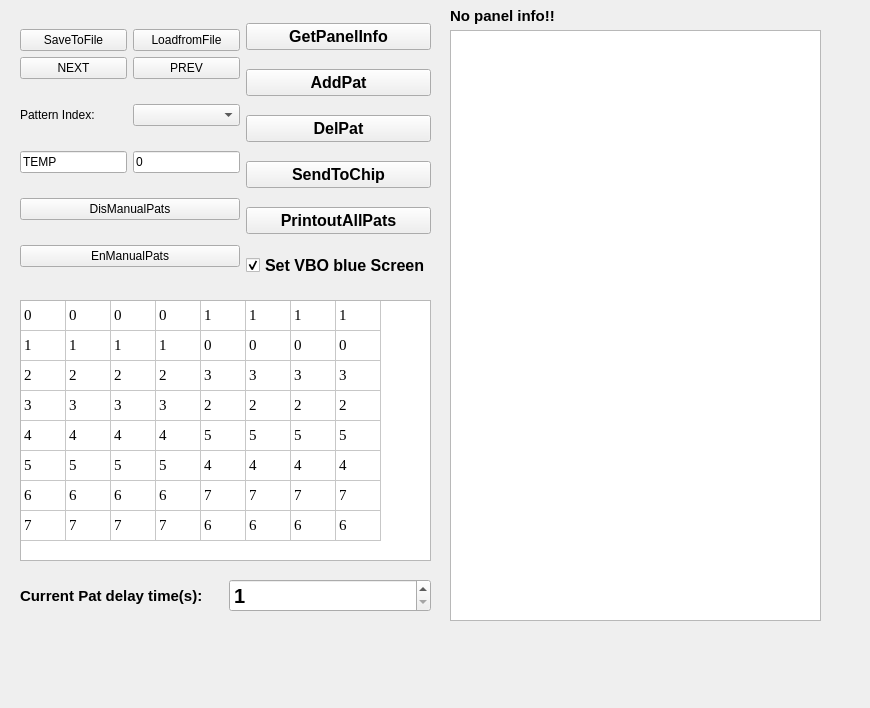
<?xml version="1.0" encoding="UTF-8"?>
<ui version="4.0">
 <class>Form_TestPattern</class>
 <widget class="QWidget" name="Form_TestPattern">
  <property name="geometry">
   <rect>
    <x>0</x>
    <y>0</y>
    <width>870</width>
    <height>708</height>
   </rect>
  </property>
  <property name="windowTitle">
   <string>Form_TestPattern</string>
  </property>
  <widget class="QPlainTextEdit" name="plainTextEdi_pats">
   <property name="geometry">
    <rect>
     <x>450</x>
     <y>30</y>
     <width>371</width>
     <height>591</height>
    </rect>
   </property>
   <property name="readOnly">
    <bool>true</bool>
   </property>
  </widget>
  <widget class="QTableWidget" name="tableWidget_pattern">
   <property name="geometry">
    <rect>
     <x>20</x>
     <y>300</y>
     <width>411</width>
     <height>261</height>
    </rect>
   </property>
   <property name="font">
    <font>
     <family>Times New Roman</family>
     <pointsize>11</pointsize>
     <weight>50</weight>
     <bold>false</bold>
    </font>
   </property>
   <property name="layoutDirection">
    <enum>Qt::LeftToRight</enum>
   </property>
   <property name="autoFillBackground">
    <bool>false</bool>
   </property>
   <property name="locale">
    <locale language="English" country="UnitedStates"/>
   </property>
   <property name="inputMethodHints">
    <set>Qt::ImhDigitsOnly|Qt::ImhNoAutoUppercase|Qt::ImhUppercaseOnly</set>
   </property>
   <property name="rowCount">
    <number>8</number>
   </property>
   <property name="columnCount">
    <number>8</number>
   </property>
   <attribute name="horizontalHeaderVisible">
    <bool>false</bool>
   </attribute>
   <attribute name="horizontalHeaderDefaultSectionSize">
    <number>45</number>
   </attribute>
   <attribute name="horizontalHeaderMinimumSectionSize">
    <number>21</number>
   </attribute>
   <attribute name="verticalHeaderVisible">
    <bool>false</bool>
   </attribute>
   <attribute name="verticalHeaderHighlightSections">
    <bool>true</bool>
   </attribute>
   <row/>
   <row/>
   <row/>
   <row/>
   <row/>
   <row/>
   <row/>
   <row/>
   <column/>
   <column/>
   <column/>
   <column/>
   <column/>
   <column/>
   <column/>
   <column/>
   <item row="0" column="0">
    <property name="text">
     <string>0</string>
    </property>
   </item>
   <item row="0" column="1">
    <property name="text">
     <string>0</string>
    </property>
   </item>
   <item row="0" column="2">
    <property name="text">
     <string>0</string>
    </property>
   </item>
   <item row="0" column="3">
    <property name="text">
     <string>0</string>
    </property>
   </item>
   <item row="0" column="4">
    <property name="text">
     <string>1</string>
    </property>
   </item>
   <item row="0" column="5">
    <property name="text">
     <string>1</string>
    </property>
   </item>
   <item row="0" column="6">
    <property name="text">
     <string>1</string>
    </property>
   </item>
   <item row="0" column="7">
    <property name="text">
     <string>1</string>
    </property>
   </item>
   <item row="1" column="0">
    <property name="text">
     <string>1</string>
    </property>
   </item>
   <item row="1" column="1">
    <property name="text">
     <string>1</string>
    </property>
   </item>
   <item row="1" column="2">
    <property name="text">
     <string>1</string>
    </property>
   </item>
   <item row="1" column="3">
    <property name="text">
     <string>1</string>
    </property>
   </item>
   <item row="1" column="4">
    <property name="text">
     <string>0</string>
    </property>
   </item>
   <item row="1" column="5">
    <property name="text">
     <string>0</string>
    </property>
   </item>
   <item row="1" column="6">
    <property name="text">
     <string>0</string>
    </property>
   </item>
   <item row="1" column="7">
    <property name="text">
     <string>0</string>
    </property>
   </item>
   <item row="2" column="0">
    <property name="text">
     <string>2</string>
    </property>
   </item>
   <item row="2" column="1">
    <property name="text">
     <string>2</string>
    </property>
   </item>
   <item row="2" column="2">
    <property name="text">
     <string>2</string>
    </property>
   </item>
   <item row="2" column="3">
    <property name="text">
     <string>2</string>
    </property>
   </item>
   <item row="2" column="4">
    <property name="text">
     <string>3</string>
    </property>
   </item>
   <item row="2" column="5">
    <property name="text">
     <string>3</string>
    </property>
   </item>
   <item row="2" column="6">
    <property name="text">
     <string>3</string>
    </property>
   </item>
   <item row="2" column="7">
    <property name="text">
     <string>3</string>
    </property>
   </item>
   <item row="3" column="0">
    <property name="text">
     <string>3</string>
    </property>
   </item>
   <item row="3" column="1">
    <property name="text">
     <string>3</string>
    </property>
   </item>
   <item row="3" column="2">
    <property name="text">
     <string>3</string>
    </property>
   </item>
   <item row="3" column="3">
    <property name="text">
     <string>3</string>
    </property>
   </item>
   <item row="3" column="4">
    <property name="text">
     <string>2</string>
    </property>
   </item>
   <item row="3" column="5">
    <property name="text">
     <string>2</string>
    </property>
   </item>
   <item row="3" column="6">
    <property name="text">
     <string>2</string>
    </property>
   </item>
   <item row="3" column="7">
    <property name="text">
     <string>2</string>
    </property>
   </item>
   <item row="4" column="0">
    <property name="text">
     <string>4</string>
    </property>
   </item>
   <item row="4" column="1">
    <property name="text">
     <string>4</string>
    </property>
   </item>
   <item row="4" column="2">
    <property name="text">
     <string>4</string>
    </property>
   </item>
   <item row="4" column="3">
    <property name="text">
     <string>4</string>
    </property>
   </item>
   <item row="4" column="4">
    <property name="text">
     <string>5</string>
    </property>
   </item>
   <item row="4" column="5">
    <property name="text">
     <string>5</string>
    </property>
   </item>
   <item row="4" column="6">
    <property name="text">
     <string>5</string>
    </property>
   </item>
   <item row="4" column="7">
    <property name="text">
     <string>5</string>
    </property>
   </item>
   <item row="5" column="0">
    <property name="text">
     <string>5</string>
    </property>
   </item>
   <item row="5" column="1">
    <property name="text">
     <string>5</string>
    </property>
   </item>
   <item row="5" column="2">
    <property name="text">
     <string>5</string>
    </property>
   </item>
   <item row="5" column="3">
    <property name="text">
     <string>5</string>
    </property>
   </item>
   <item row="5" column="4">
    <property name="text">
     <string>4</string>
    </property>
   </item>
   <item row="5" column="5">
    <property name="text">
     <string>4</string>
    </property>
   </item>
   <item row="5" column="6">
    <property name="text">
     <string>4</string>
    </property>
   </item>
   <item row="5" column="7">
    <property name="text">
     <string>4</string>
    </property>
   </item>
   <item row="6" column="0">
    <property name="text">
     <string>6</string>
    </property>
   </item>
   <item row="6" column="1">
    <property name="text">
     <string>6</string>
    </property>
   </item>
   <item row="6" column="2">
    <property name="text">
     <string>6</string>
    </property>
   </item>
   <item row="6" column="3">
    <property name="text">
     <string>6</string>
    </property>
   </item>
   <item row="6" column="4">
    <property name="text">
     <string>7</string>
    </property>
   </item>
   <item row="6" column="5">
    <property name="text">
     <string>7</string>
    </property>
   </item>
   <item row="6" column="6">
    <property name="text">
     <string>7</string>
    </property>
   </item>
   <item row="6" column="7">
    <property name="text">
     <string>7</string>
    </property>
   </item>
   <item row="7" column="0">
    <property name="text">
     <string>7</string>
    </property>
   </item>
   <item row="7" column="1">
    <property name="text">
     <string>7</string>
    </property>
   </item>
   <item row="7" column="2">
    <property name="text">
     <string>7</string>
    </property>
   </item>
   <item row="7" column="3">
    <property name="text">
     <string>7</string>
    </property>
   </item>
   <item row="7" column="4">
    <property name="text">
     <string>6</string>
    </property>
   </item>
   <item row="7" column="5">
    <property name="text">
     <string>6</string>
    </property>
   </item>
   <item row="7" column="6">
    <property name="text">
     <string>6</string>
    </property>
   </item>
   <item row="7" column="7">
    <property name="text">
     <string>6</string>
    </property>
   </item>
  </widget>
  <widget class="QLabel" name="label_paneinfo_1">
   <property name="geometry">
    <rect>
     <x>450</x>
     <y>0</y>
     <width>401</width>
     <height>31</height>
    </rect>
   </property>
   <property name="font">
    <font>
     <pointsize>11</pointsize>
     <weight>75</weight>
     <bold>true</bold>
    </font>
   </property>
   <property name="text">
    <string>No panel info!!</string>
   </property>
  </widget>
  <widget class="QWidget" name="horizontalLayoutWidget_3">
   <property name="geometry">
    <rect>
     <x>20</x>
     <y>10</y>
     <width>411</width>
     <height>281</height>
    </rect>
   </property>
   <layout class="QHBoxLayout" name="horizontalLayout_3">
    <item>
     <layout class="QVBoxLayout" name="verticalLayout_2">
      <item>
       <layout class="QGridLayout" name="gridLayout">
        <item row="0" column="0">
         <widget class="QPushButton" name="pushButton_savepatToFile">
          <property name="enabled">
           <bool>true</bool>
          </property>
          <property name="text">
           <string>SaveToFile</string>
          </property>
         </widget>
        </item>
        <item row="1" column="0">
         <widget class="QPushButton" name="pushButton_next">
          <property name="enabled">
           <bool>true</bool>
          </property>
          <property name="text">
           <string>NEXT</string>
          </property>
          <property name="icon">
           <iconset>
            <normaloff>images/next.png</normaloff>images/next.png</iconset>
          </property>
         </widget>
        </item>
        <item row="0" column="1">
         <widget class="QPushButton" name="pushButton_loadpatfromFile">
          <property name="enabled">
           <bool>true</bool>
          </property>
          <property name="text">
           <string>LoadfromFile</string>
          </property>
         </widget>
        </item>
        <item row="1" column="1">
         <widget class="QPushButton" name="pushButton_prev">
          <property name="enabled">
           <bool>true</bool>
          </property>
          <property name="text">
           <string>PREV</string>
          </property>
          <property name="icon">
           <iconset>
            <normaloff>images/back.png</normaloff>images/back.png</iconset>
          </property>
         </widget>
        </item>
       </layout>
      </item>
      <item>
       <layout class="QHBoxLayout" name="horizontalLayout_2">
        <item>
         <widget class="QLabel" name="label_patindex">
          <property name="font">
           <font>
            <pointsize>9</pointsize>
            <weight>50</weight>
            <bold>false</bold>
           </font>
          </property>
          <property name="text">
           <string>Pattern Index:</string>
          </property>
         </widget>
        </item>
        <item>
         <widget class="QComboBox" name="comboBox_listpats"/>
        </item>
       </layout>
      </item>
      <item>
       <layout class="QHBoxLayout" name="horizontalLayout">
        <item>
         <widget class="QLineEdit" name="lineEdit_index">
          <property name="text">
           <string>TEMP</string>
          </property>
          <property name="readOnly">
           <bool>true</bool>
          </property>
         </widget>
        </item>
        <item>
         <widget class="QLineEdit" name="lineEdit_totalpat">
          <property name="text">
           <string>0</string>
          </property>
          <property name="readOnly">
           <bool>true</bool>
          </property>
         </widget>
        </item>
       </layout>
      </item>
      <item>
       <widget class="QPushButton" name="pushButton_disable">
        <property name="text">
         <string>DisManualPats</string>
        </property>
       </widget>
      </item>
      <item>
       <widget class="QPushButton" name="pushButton_enable">
        <property name="text">
         <string>EnManualPats</string>
        </property>
       </widget>
      </item>
     </layout>
    </item>
    <item>
     <layout class="QVBoxLayout" name="verticalLayout">
      <item>
       <widget class="QPushButton" name="pushButton_readpanel">
        <property name="font">
         <font>
          <pointsize>12</pointsize>
          <weight>75</weight>
          <bold>true</bold>
         </font>
        </property>
        <property name="text">
         <string>GetPanelInfo</string>
        </property>
       </widget>
      </item>
      <item>
       <widget class="QPushButton" name="pushButton_addpattern">
        <property name="font">
         <font>
          <pointsize>12</pointsize>
          <weight>75</weight>
          <bold>true</bold>
         </font>
        </property>
        <property name="text">
         <string>AddPat</string>
        </property>
       </widget>
      </item>
      <item>
       <widget class="QPushButton" name="pushButton_delpat">
        <property name="font">
         <font>
          <pointsize>12</pointsize>
          <weight>75</weight>
          <bold>true</bold>
         </font>
        </property>
        <property name="text">
         <string>DelPat</string>
        </property>
       </widget>
      </item>
      <item>
       <widget class="QPushButton" name="pushButton_sendpattochip">
        <property name="font">
         <font>
          <pointsize>12</pointsize>
          <weight>75</weight>
          <bold>true</bold>
         </font>
        </property>
        <property name="text">
         <string>SendToChip</string>
        </property>
       </widget>
      </item>
      <item>
       <widget class="QPushButton" name="pushButton_printallpats">
        <property name="font">
         <font>
          <pointsize>12</pointsize>
          <weight>75</weight>
          <bold>true</bold>
         </font>
        </property>
        <property name="text">
         <string>PrintoutAllPats</string>
        </property>
       </widget>
      </item>
      <item>
       <widget class="QCheckBox" name="checkBox_bls">
        <property name="font">
         <font>
          <pointsize>12</pointsize>
          <weight>75</weight>
          <bold>true</bold>
         </font>
        </property>
        <property name="text">
         <string>Set VBO blue Screen</string>
        </property>
        <property name="checkable">
         <bool>true</bool>
        </property>
        <property name="checked">
         <bool>true</bool>
        </property>
       </widget>
      </item>
     </layout>
    </item>
   </layout>
  </widget>
  <widget class="QWidget" name="horizontalLayoutWidget_4">
   <property name="geometry">
    <rect>
     <x>20</x>
     <y>570</y>
     <width>411</width>
     <height>51</height>
    </rect>
   </property>
   <layout class="QHBoxLayout" name="horizontalLayout_5">
    <item>
     <widget class="QLabel" name="label_patdelay">
      <property name="font">
       <font>
        <pointsize>11</pointsize>
        <weight>75</weight>
        <bold>true</bold>
       </font>
      </property>
      <property name="text">
       <string>Current Pat delay time(s):</string>
      </property>
     </widget>
    </item>
    <item>
     <widget class="QSpinBox" name="spinBox_patdelays">
      <property name="enabled">
       <bool>true</bool>
      </property>
      <property name="font">
       <font>
        <pointsize>15</pointsize>
        <weight>75</weight>
        <bold>true</bold>
       </font>
      </property>
      <property name="minimum">
       <number>1</number>
      </property>
      <property name="maximum">
       <number>9999</number>
      </property>
      <property name="value">
       <number>1</number>
      </property>
     </widget>
    </item>
   </layout>
  </widget>
 </widget>
 <resources/>
 <connections/>
</ui>
